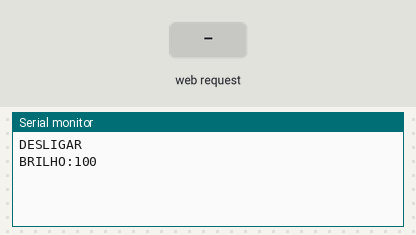
This sketch was run on a simulated ESP8266 (NodeMCU). Parts: the last lines printed to the serial monitor. Inputs (shaded band) come from the test bench. WiFi joins after 1.5 s; servers stay silent unless stated; EEPROM starts erased.

Above: at 2.7 s.
2.8 s: HTTP request GET /L received
At 3.5 s:
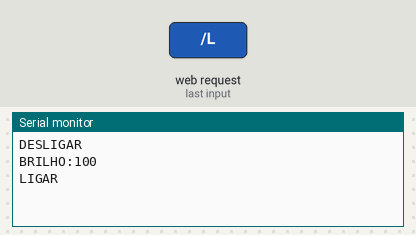
4.3 s: HTTP request GET /B received
At 4.7 s:
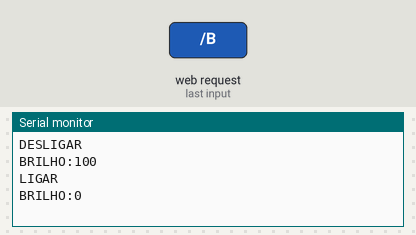

Measured:
- after the input at 2.8 s, the serial monitor: prints a new line at once (image 1)
- after the input at 4.3 s, the serial monitor: prints a new line at once (image 2)

The sketch:

ESP8266WebServerControl.ino
```cpp
#include <ESP8266WiFi.h>
#include <EEPROM.h>

const char* ssid = "SUA_REDE"; //Coloque a sua rede
const char* password = "SUA_SENHA"; //Coloque a sua senha

WiFiServer server(80);

bool ligado = false;
int brilho = 100;

void salvarEstado() {
  EEPROM.write(0, ligado ? 1 : 0);
  EEPROM.write(1, brilho);
  EEPROM.commit();
}

void carregarEstado() {
  ligado = EEPROM.read(0) == 1;
  brilho = EEPROM.read(1);
  if (brilho > 100) brilho = 100;
}

void setup() {
  EEPROM.begin(512);
  carregarEstado();
  Serial.begin(9600);
  WiFi.begin(ssid, password);
  while (WiFi.status() != WL_CONNECTED) {
    delay(500);
  }
  server.begin();

  if (ligado) {
    Serial.println("LIGAR");
  } else {
    Serial.println("DESLIGAR");
  }
  Serial.println("BRILHO:" + String(brilho));
}

void loop() {
  WiFiClient client = server.available();

  if (client) {
    String request = "";
    unsigned long timeout = millis() + 2000;

    while (client.connected() && millis() < timeout) {
      if (client.available()) {
        char c = client.read();
        request += c;
        if (request.indexOf("\r\n\r\n") != -1) {
          break;
        }
      }
    }

    if (request.indexOf("GET /L") != -1) {
      ligado = true;
      Serial.println("LIGAR");
      salvarEstado();
    }
    if (request.indexOf("GET /D") != -1) {
      ligado = false;
      Serial.println("DESLIGAR");
      salvarEstado();
    }
    if (request.indexOf("GET /B") != -1) {
      int idx = request.indexOf("/B") + 2;
      String brilhoStr = request.substring(idx, request.indexOf(" ", idx));
      brilho = brilhoStr.toInt();
      if (brilho > 100) brilho = 100;
      Serial.println("BRILHO:" + String(brilho));
      salvarEstado();
    }

    client.println("HTTP/1.1 200 OK");
    client.println("Content-Type: text/html");
    client.println("Connection: close");
    client.println();

//Começo da Pagina HTML
    client.println("<!DOCTYPE html><html lang='pt-BR'>");
    client.println("<head>");
    client.println("<meta charset='UTF-8'>");
    client.println("<meta name='viewport' content='width=device-width, initial-scale=1.0'>");
    client.println("<title>Quarto</title>");
    client.println("<style>");
    client.println("* { -webkit-tap-highlight-color: transparent; }");

    // Aqui a regra para html e body
    client.println("html, body {");
    client.println("  height: 100%;");
    client.println("  width: 100%;");
    client.println("  margin: 0;");
    client.println("  padding: 0;");
    client.println("  user-select: none;");
    client.println("  -webkit-user-select: none;");
    client.println("  -moz-user-select: none;");
    client.println("  -ms-user-select: none;");
    client.println("  overflow: hidden;");
    client.println("  position: relative;");
    client.println("}");

    client.println("body::before {");
    client.println("  content: '';");
    client.println("  position: absolute;");
    client.println("  top: 0; left: 0; right: 0; bottom: 0;");
    client.println("  background: linear-gradient(135deg, #000000, #434343);");
    client.println("  z-index: -1;");
    client.println("  transition: background 1s ease;");
    client.println("}");
    client.println("body.ligado::before {");
    client.println("  background: linear-gradient(135deg, #004e92, #000428);");
    client.println("}");
    client.println("h1 {");
    client.println("  color: white;");
    client.println("  font-size: 48px;");
    client.println("  margin: 0;");
    client.println("  padding: 20px;");
    client.println("  text-align: center;");
    client.println("}");
    client.println(".container {");
    client.println("  display: flex;");
    client.println("  justify-content: center;");
    client.println("  align-items: center;");
    client.println("  flex-direction: column;");
    client.println("  height: calc(100% - 160px);");
    client.println("  gap: 40px;");
    client.println("}");
    client.println(".switch {");
    client.println("  position: relative;");
    client.println("  display: inline-block;");
    client.println("  width: 140px;");
    client.println("  height: 70px;");
    client.println("}");
    client.println(".switch input {");
    client.println("  opacity: 0;");
    client.println("  width: 0;");
    client.println("  height: 0;");
    client.println("}");
    client.println(".slider {");
    client.println("  position: absolute;");
    client.println("  cursor: pointer;");
    client.println("  top: 0;");
    client.println("  left: 0;");
    client.println("  right: 0;");
    client.println("  bottom: 0;");
    client.println("  background-color: #e41212;");
    client.println("  transition: .4s;");
    client.println("  border-radius: 70px;");
    client.println("}");
    client.println(".slider:before {");
    client.println("  position: absolute;");
    client.println("  content: '';");
    client.println("  height: 62px;");
    client.println("  width: 62px;");
    client.println("  left: 4px;");
    client.println("  bottom: 4px;");
    client.println("  background-color: white;");
    client.println("  transition: .4s;");
    client.println("  border-radius: 50%;");
    client.println("}");
    client.println("input:checked + .slider {");
    client.println("  background-color: #4CAF50;");
    client.println("}");
    client.println("input:checked + .slider:before {");
    client.println("  transform: translateX(70px);");
    client.println("}");
    client.println(".slider-container {");
    client.println("  text-align: center;");
    client.println("  opacity: 0;");
    client.println("  transform: scale(0.8);");
    client.println("  transition: opacity 0.5s ease, transform 0.5s ease;");
    client.println("  pointer-events: none;");
    client.println("}");
    client.println(".slider-container.visible {");
    client.println("  opacity: 1;");
    client.println("  transform: scale(1);");
    client.println("  pointer-events: all;");
    client.println("}");
    client.println(".slider-container label {");
    client.println("  color: white;");
    client.println("  font-size: 20px;");
    client.println("}");
    client.println("input[type=range] {");
    client.println("  -webkit-appearance: none;");
    client.println("  width: 300px;");
    client.println("  height: 10px;");
    client.println("  border-radius: 5px;");
    client.println("  background: linear-gradient(to right, #4CAF50 var(--value, 100%), #ddd var(--value, 100%));");
    client.println("  outline: none;");
    client.println("  transition: background 0.3s ease;");
    client.println("}");
    client.println("input[type=range]::-webkit-slider-thumb {");
    client.println("  -webkit-appearance: none;");
    client.println("  width: 20px;");
    client.println("  height: 20px;");
    client.println("  background: #4CAF50;");
    client.println("  border-radius: 50%;");
    client.println("  cursor: pointer;");
    client.println("}");
    client.println("</style>");
    client.println("</head>");
    client.println("<body>");
    client.println("<h1>Quarto</h1>");
    client.println("<div class='container'>");
    client.print("<label class='switch'>");
    client.print("<input type='checkbox' id='led' onclick='toggleLED()' ");
    if (ligado) client.print("checked");
    client.println(">");
    client.println("<span class='slider'></span>");
    client.println("</label>");
    client.println("<div class='slider-container' id='brilhoContainer'>");
    client.println("<label for='brilho'>Brilho</label><br>");
    client.print("<input type='range' id='brilho' min='0' max='100' value='");
    client.print(brilho);
    client.println("' onchange='setBrilho(this.value)'>");
    client.println("</div>");
    client.println("</div>");
    client.println("<script>");
    client.println("function toggleLED() {");
    client.println("  var xhr = new XMLHttpRequest();");
    client.println("  var checkbox = document.getElementById('led');");
    client.println("  var body = document.body;");
    client.println("  var brilhoContainer = document.getElementById('brilhoContainer');");
    client.println("  if (checkbox.checked) {");
    client.println("    xhr.open('GET', '/L', true);");
    client.println("    body.classList.add('ligado');");
    client.println("    brilhoContainer.classList.add('visible');");
    client.println("  } else {");
    client.println("    xhr.open('GET', '/D', true);");
    client.println("    body.classList.remove('ligado');");
    client.println("    brilhoContainer.classList.remove('visible');");
    client.println("  }");
    client.println("  xhr.send();");
    client.println("}");
    client.println("function setBrilho(valor) {");
    client.println("  var xhr = new XMLHttpRequest();");
    client.println("  xhr.open('GET', '/B' + valor, true);");
    client.println("  xhr.send();");
    client.println("  setSliderColor(valor);");
    client.println("}");
    client.println("function setSliderColor(valor) {");
    client.println("  var slider = document.getElementById('brilho');");
    client.println("  slider.style.setProperty('--value', valor + '%');");
    client.println("}");
    client.println("window.onload = function() {");
    client.println("  setSliderColor(document.getElementById('brilho').value);");
    client.println("  var brilhoContainer = document.getElementById('brilhoContainer');");
    client.println("  if (" + String(ligado ? "true" : "false") + ") {");
    client.println("    document.body.classList.add('ligado');");
    client.println("    brilhoContainer.classList.add('visible');");
    client.println("  } else {");
    client.println("    brilhoContainer.classList.remove('visible');");
    client.println("  }");
    client.println("};");
    client.println("</script>");
    client.println("</body>");
    client.println("</html>");

    delay(1);
    client.stop();
  }
}
```
